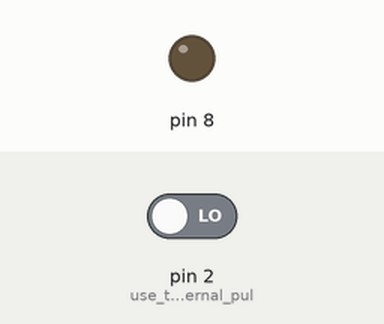
Bench run of a sketch on a simulated Arduino Uno, built with avr-gcc and run on an emulated ATmega328P. Parts: output pins drawn as LEDs (lit = HIGH). The inputs (shaded band) are chosen by the test bench; at power-on: pin 2 (use_this_for_internal_pul) LOW.

Above: at 1.2 s.
1.3 s: pin 2 (use_this_for_internal_pul) driven HIGH
At 1.6 s:
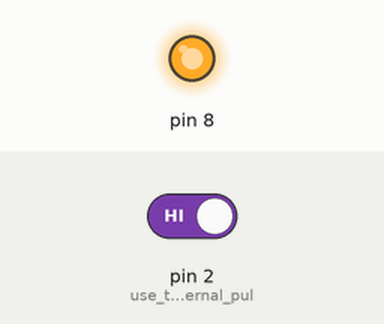
2.8 s: pin 2 (use_this_for_internal_pul) driven LOW
At 3.9 s:
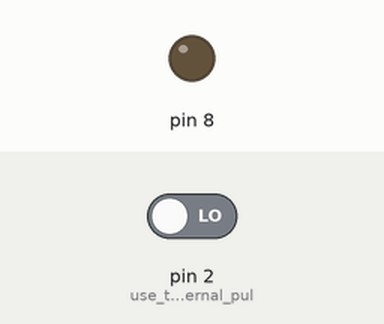
Timing chart, 0 to 5.8 s (numbered marks = the images above; inputs shaded):
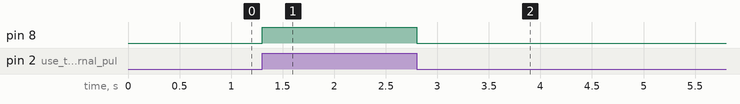

Measured:
- after the input at 1.3 s, pin 8: LOW → HIGH at once
- after the input at 2.8 s, pin 8: HIGH → LOW at once

The sketch:

Button_Input.ino
```cpp
void setup() {
  pinMode(2, INPUT);
  //pinMode(2, INPUT_PULLUP); //use this for internal pullup resistor
  pinMode(8, OUTPUT);
  // put your setup code here, to run once:

}

void loop() {
  int btn = digitalRead(2);
  if(btn == HIGH){
    digitalWrite(8, HIGH);
  }
  else
  digitalWrite(8, LOW);
  // put your main code here, to run repeatedly:

}
```
